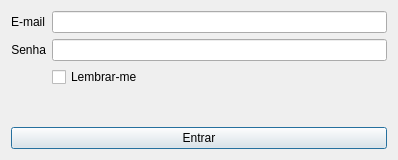
<?xml version="1.0" encoding="UTF-8"?>
<ui version="4.0">
 <class>Dialog</class>
 <widget class="QDialog" name="Dialog">
  <property name="geometry">
   <rect>
    <x>0</x>
    <y>0</y>
    <width>398</width>
    <height>160</height>
   </rect>
  </property>
  <property name="windowTitle">
   <string>UnisulSync | Login</string>
  </property>
  <layout class="QGridLayout" name="gridLayout">
   <item row="0" column="0">
    <layout class="QGridLayout" name="gridLayout_2">
     <item row="1" column="0">
      <widget class="QPushButton" name="login_button">
       <property name="text">
        <string>Entrar</string>
       </property>
      </widget>
     </item>
     <item row="0" column="0">
      <layout class="QFormLayout" name="formLayout">
       <item row="0" column="0">
        <widget class="QLabel" name="user_label">
         <property name="text">
          <string>E-mail</string>
         </property>
         <property name="alignment">
          <set>Qt::AlignRight|Qt::AlignTrailing|Qt::AlignVCenter</set>
         </property>
        </widget>
       </item>
       <item row="0" column="1">
        <widget class="QLineEdit" name="user_input"/>
       </item>
       <item row="1" column="0">
        <widget class="QLabel" name="password_label">
         <property name="text">
          <string>Senha</string>
         </property>
         <property name="alignment">
          <set>Qt::AlignRight|Qt::AlignTrailing|Qt::AlignVCenter</set>
         </property>
        </widget>
       </item>
       <item row="1" column="1">
        <widget class="QLineEdit" name="password_input">
         <property name="echoMode">
          <enum>QLineEdit::Password</enum>
         </property>
         <property name="placeholderText">
          <string/>
         </property>
        </widget>
       </item>
       <item row="2" column="1">
        <widget class="QCheckBox" name="remember_checkbox">
         <property name="text">
          <string>Lembrar-me</string>
         </property>
        </widget>
       </item>
      </layout>
     </item>
    </layout>
   </item>
  </layout>
 </widget>
 <resources/>
 <connections/>
</ui>
